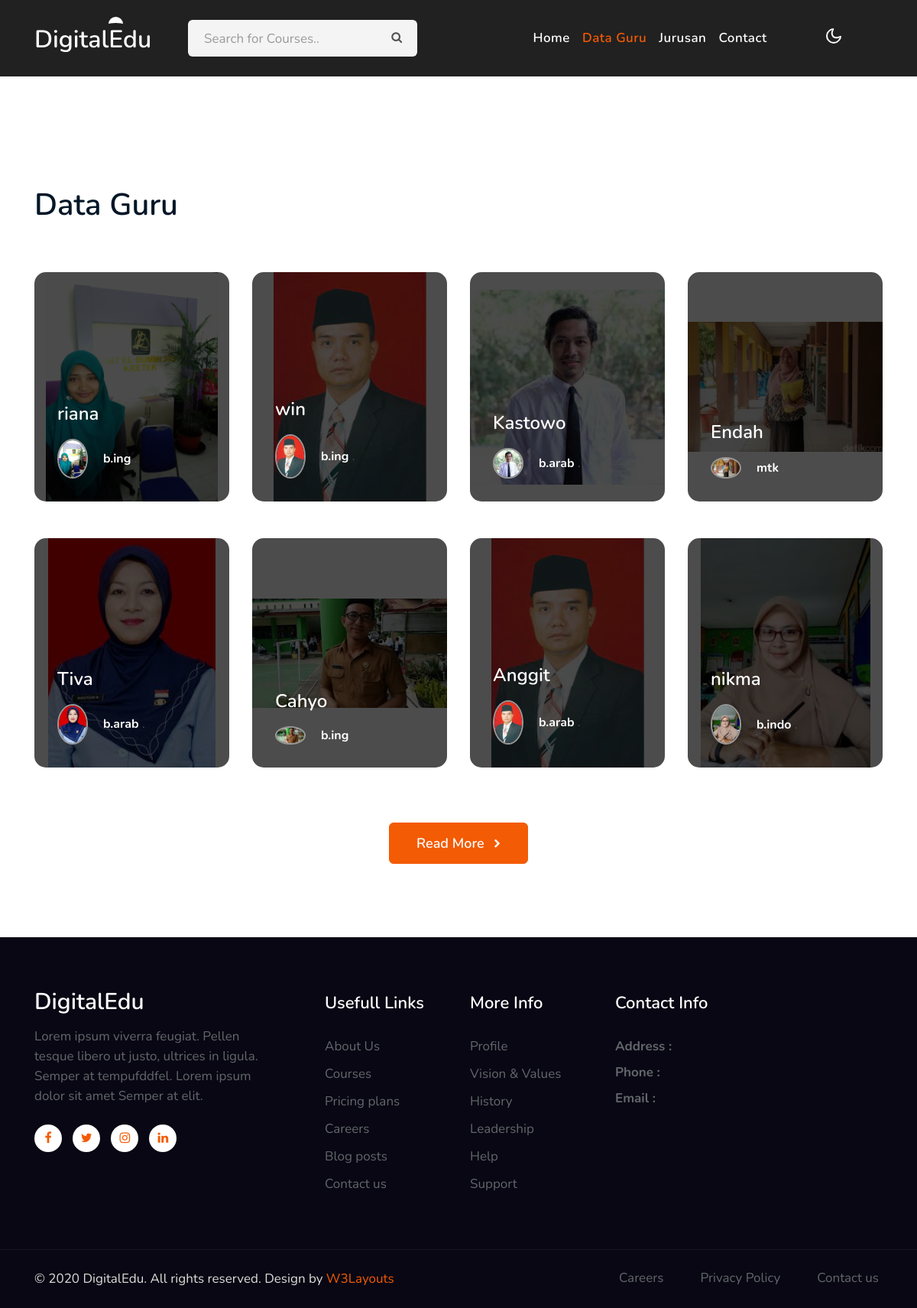
Before: /index.php/front/dataguru with the older database file.
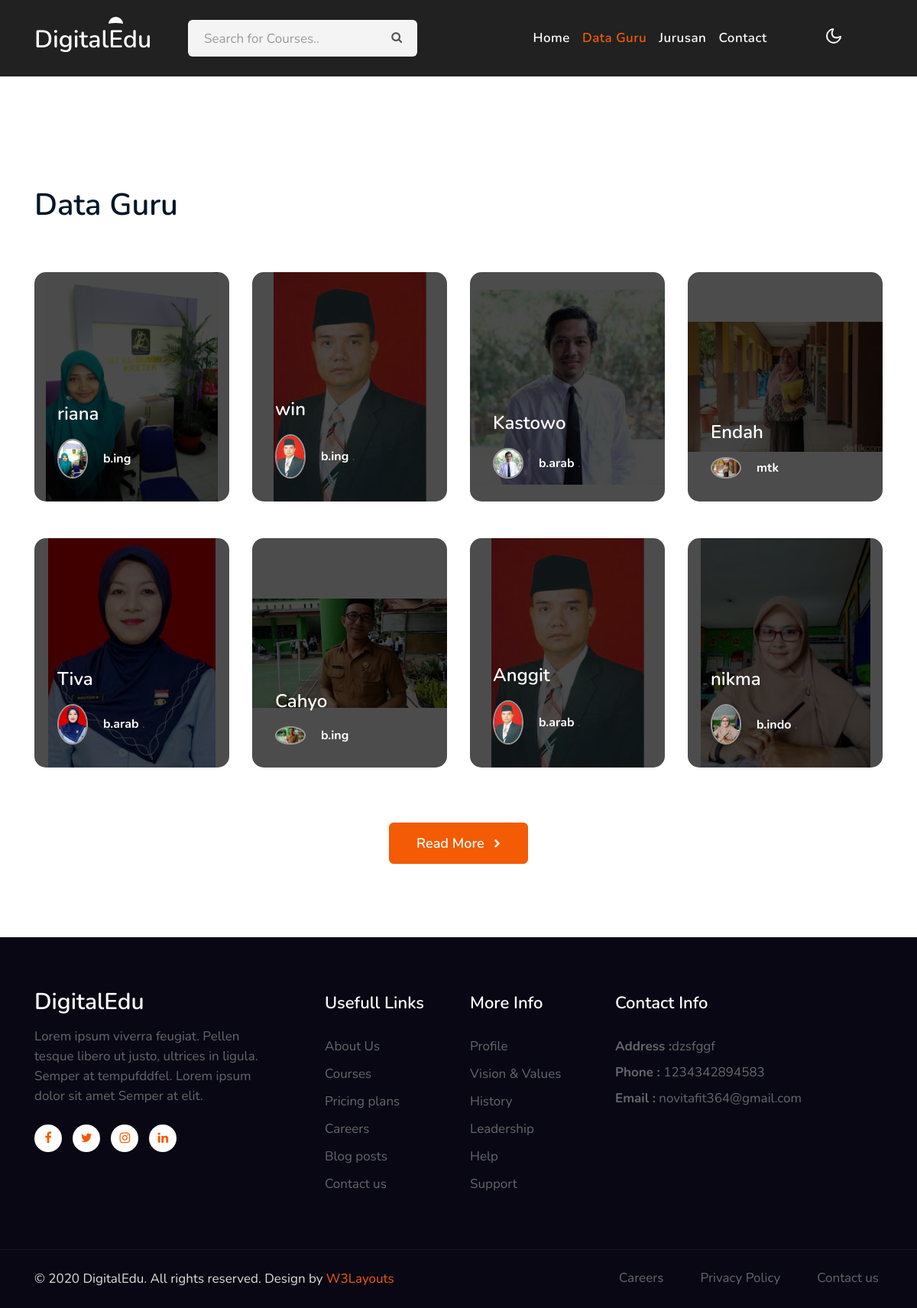
After: the same page with the newer database file.
### tables this page shows
CREATE TABLE `contact` (
  `id_contact` int(11) NOT NULL,
  `alamat` text NOT NULL,
  `telepon` varchar(13) NOT NULL,
  `email` text NOT NULL
);

### application/controllers/front/DataGuru.php (called while the page is built)
<?php
class DataGuru extends CI_Controller
{
    public function index()
    {
        $dataGuru['data_guru'] = $this->GuruModel->select_all_guru();
        $dataGuru['active'] = "guru";
        $data['header'] = $this->load->view('front/partial/header',$dataGuru,true);
        $data['page'] = $this->load->view('front/pages/data_guru',$dataGuru,true);
        $data['title'] = "Data Guru";
        $data['contact'] =$this->ContactModel->select_row_contact();
        $this->load->view('front/partial/template',$data);
    }
}
?>

### index.php (called while the page is built, shortened)
<?php
require_once BASEPATH.'core/CodeIgniter.php';

### application/models/ContactModel.php (called while the page is built, shortened)
<?php
class ContactModel extends CI_Model
{
    public function select_row_contact()
    {
        $this->db->select('*');
        $this->db->from('contact');
        $query = $this->db->get();
        return $query->row();
    }
}
?>

### application/views/front/partial/template.php (shortened to what the changed rows need)
<!doctype html>
<html lang="en">
<head>
    <link rel="stylesheet" href="<?=base_url('assets/front_assets/') ?>css/style-starter.css">
</head>
<body>
    <?= $this->load->view('front/partial/header',null,true); ?>
    <section class="w3l-footer-29-main">
        <div class="footer-29 py-5">
            <div class="container py-lg-4">
                <div class="row footer-top-29">
                    <div class="col-lg-4 col-md-6 col-sm-7 footer-list-29 footer-4 mt-lg-0 mt-5">
                        <h6 class="footer-title-29">Contact Info </h6>
                        <p><strong>Address :</strong><?=$contact->alamat?></p>
                        <p class="my-2"><strong>Phone :</strong> <a href="tel:<?=$contact->telepon?>"><?=$contact->telepon?></a></p>
                        <p><strong>Email :</strong> <a href="<?=$contact->email?>"><?=$contact->email?></a></p>
                    </div>
                </div>
            </div>
        </div>
    </section>
</body>
</html>

Changed rows visible on the page:
added contact: alamat "dzsfggf", telepon "1234342894583", email "novitafit364@gmail.com"
